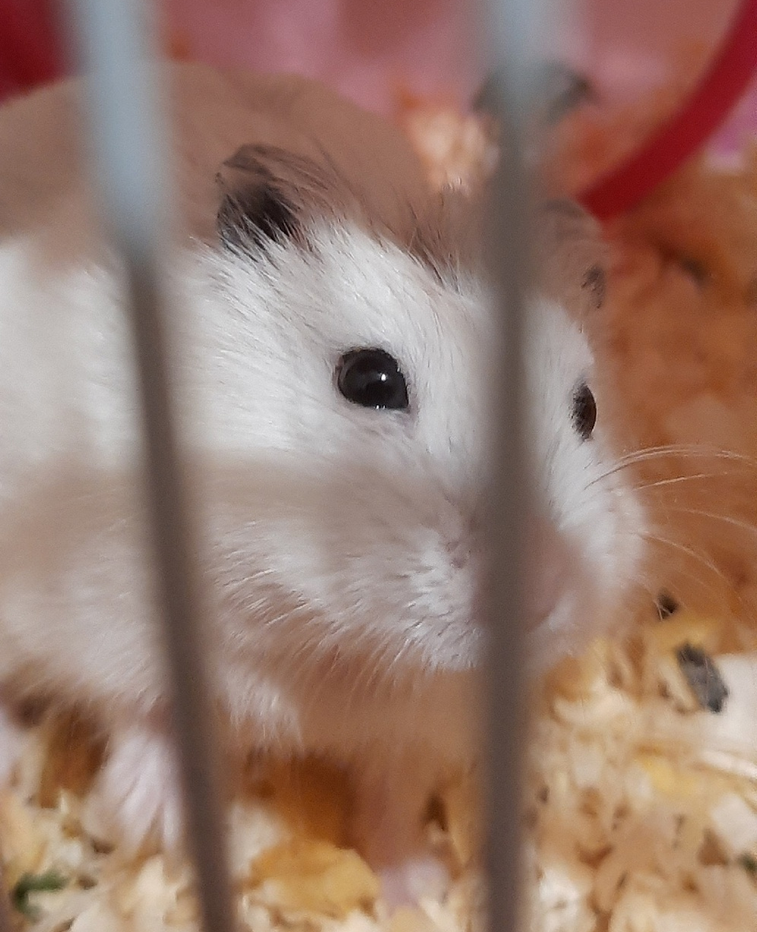
#> input picture lab1/images/img1.bmp, 757 x 932 px, shrunk from 996 x 1227 before the run, given in place of the camera
$ python t2_filter.py
#> lines starting #> are read from the running program, lines starting #| are printed output that depends on the picture; after the words box and inside, x2 and y2 are one past the last pixel; in counts of white or black regions, pixels touching at a corner belong together
import cv2
import numpy as np
import sys

COLOR_RED = 0
COLOR_GREEN = 1
COLOR_BLUE = 2
COLOR_BLACK = 3
COLOR_WHITE = 4

# В OpenCV значение Hue находится в диапозоне [0; 180]
red_bounds = (np.array([162, 52, 46]), np.array([179, 255, 255]))
green_bounds = (np.array([39, 20, 38]), np.array([88, 255, 255]))
blue_bounds = (np.array([102, 68, 89]), np.array([120, 255, 255]))
black_bounds = (np.array([0, 0, 0]), np.array([180, 28, 84]))
white_bounds = (np.array([0, 0, 174]), np.array([180, 55, 255]))


def get_color_mask(frame, color):
    if color == COLOR_RED:
        return cv2.inRange(frame, *red_bounds)
    elif color == COLOR_BLUE:
        return cv2.inRange(frame, *blue_bounds)
    elif color == COLOR_GREEN:
        return cv2.inRange(frame, *green_bounds)
    elif color == COLOR_BLACK:
        return cv2.inRange(frame, *black_bounds)
    elif color == COLOR_WHITE:
        return cv2.inRange(frame, *white_bounds)
    else:
        return np.zeros_like(frame[:, :, 0])


cap = cv2.VideoCapture(0)
if not cap.isOpened():
    print("Не удалось открыть камеру")
    sys.exit(-1)

while True:
    ret, frame = cap.read()
#> frame is the input picture: shape (932, 757, 3); mean B, G, R 109.6, 122.6, 152.9
    if not ret:
        print("Ошибка при получении кадра")
        break

    hsv_frame = cv2.cvtColor(frame, cv2.COLOR_BGR2HSV)
#> hsv_frame: shape (932, 757, 3); mean H, S, V 31.5, 78.4, 153.3

    red_mask = get_color_mask(hsv_frame, COLOR_RED)
#> in get_color_mask, `return cv2.inRange(frame, *red_bounds)`:
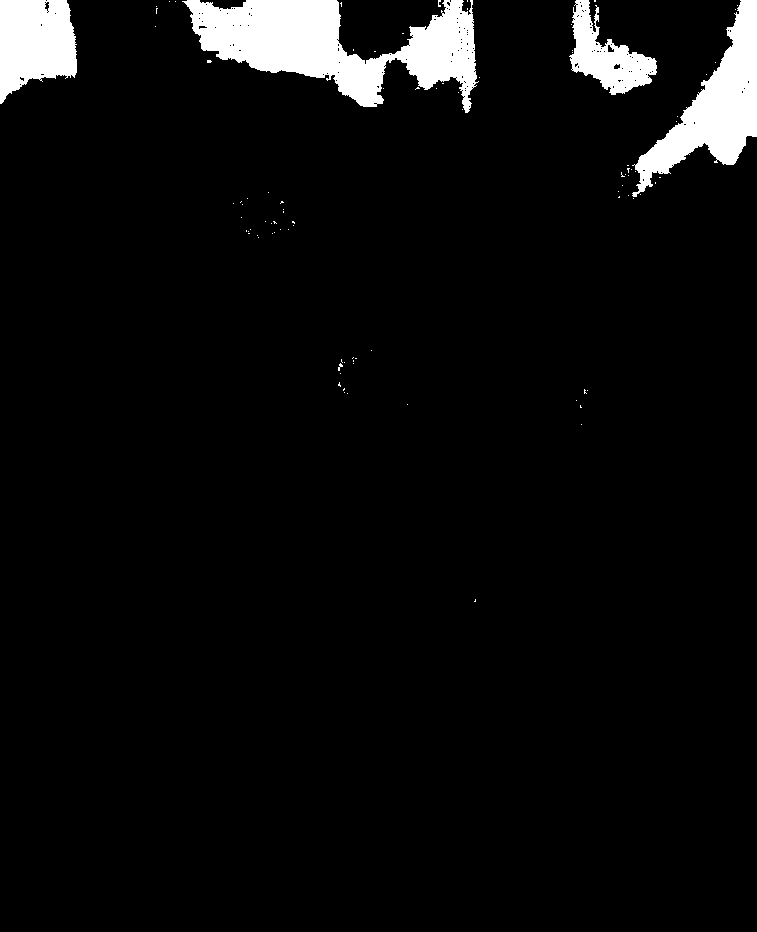
#> returned value: shape (932, 757); 5% white; 93 white regions (89 under 20 px), largest, box (x1, y1, x2, y2) and area: (182, 0, 479, 113) 16428, (632, 0, 757, 197) 8890, (0, 0, 77, 104) 6086, (569, 0, 657, 95) 3761
    green_mask = get_color_mask(hsv_frame, COLOR_GREEN)
#> in get_color_mask (call 2), `return cv2.inRange(frame, *green_bounds)`: returned value: shape (932, 757); every value is 0
    blue_mask = get_color_mask(hsv_frame, COLOR_BLUE)
    black_mask = get_color_mask(hsv_frame, COLOR_BLACK)
#> call 4 of get_color_mask, with color = 3
#> in get_color_mask (call 4), `return cv2.inRange(frame, *black_bounds)`:
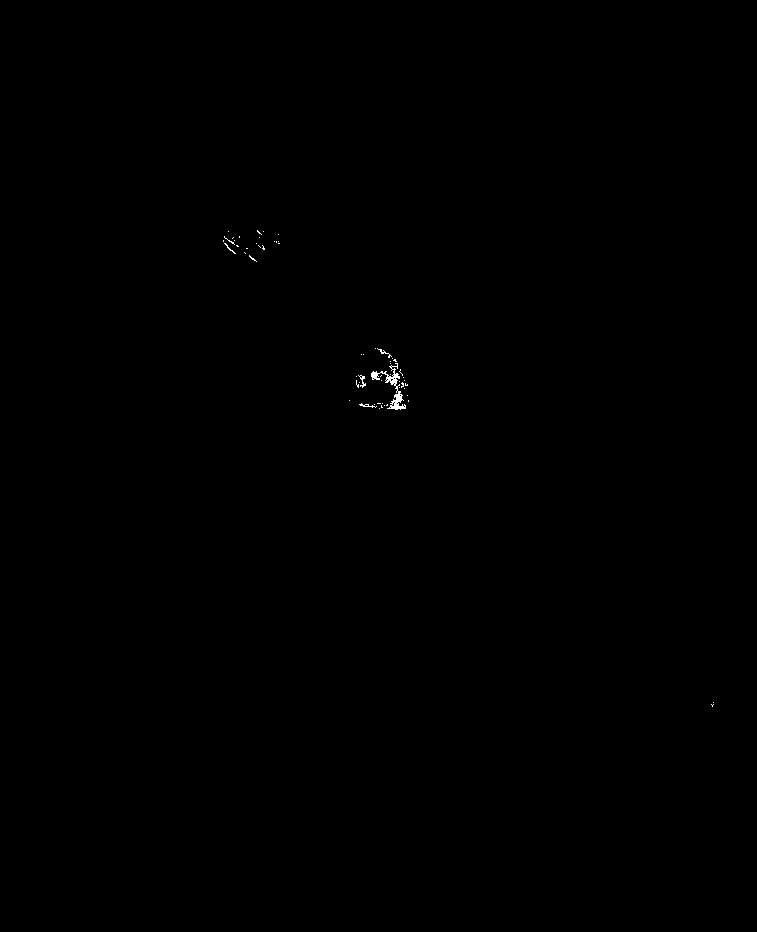
#> returned value: shape (932, 757); 0.09% white in thin lines or dots, all inside (x1, y1, x2, y2) = (223, 230, 714, 707)
    white_mask = get_color_mask(hsv_frame, COLOR_WHITE)
#> in get_color_mask (call 5), `return cv2.inRange(frame, *white_bounds)`:
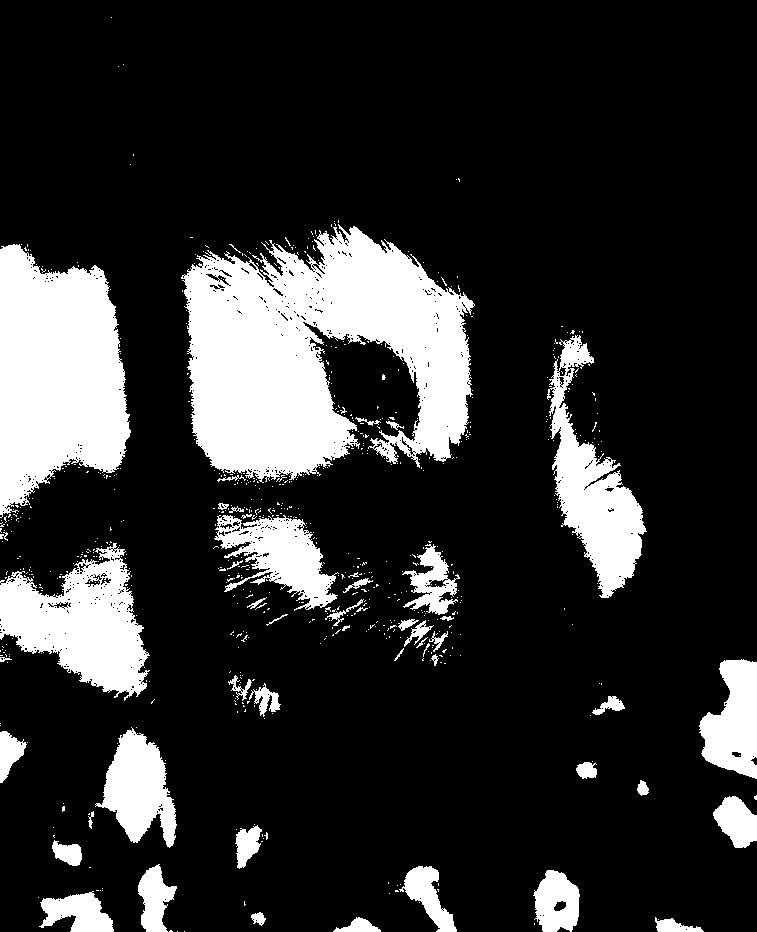
#> returned value: shape (932, 757); 18.5% white; 678 white regions (628 under 20 px), largest, box (x1, y1, x2, y2) and area: (181, 224, 475, 483) 47747, (0, 244, 131, 518) 25863, (0, 543, 150, 701) 12765

    red_output = cv2.bitwise_and(frame, frame, mask=red_mask)
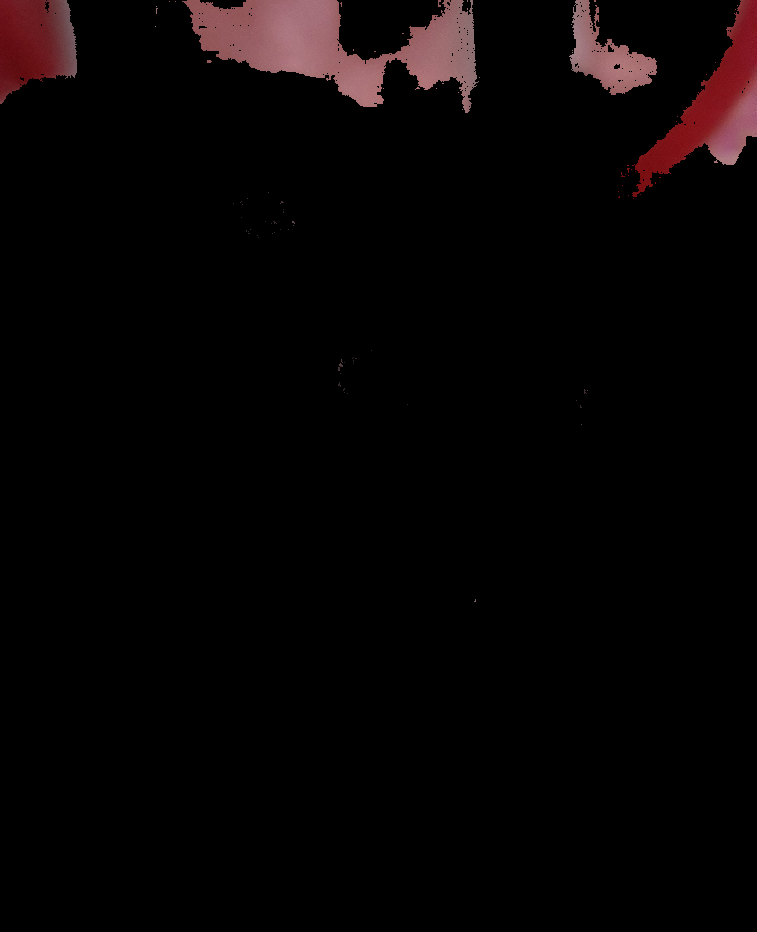
#> red_output: shape (932, 757, 3); mean B, G, R 4.1, 3.8, 7.2
    green_output = cv2.bitwise_and(frame, frame, mask=green_mask)
#> green_output: shape (932, 757, 3); every value is 0
    blue_output = cv2.bitwise_and(frame, frame, mask=blue_mask)
    black_output = cv2.bitwise_and(frame, frame, mask=black_mask)
    white_output = cv2.bitwise_and(frame, frame, mask=white_mask)
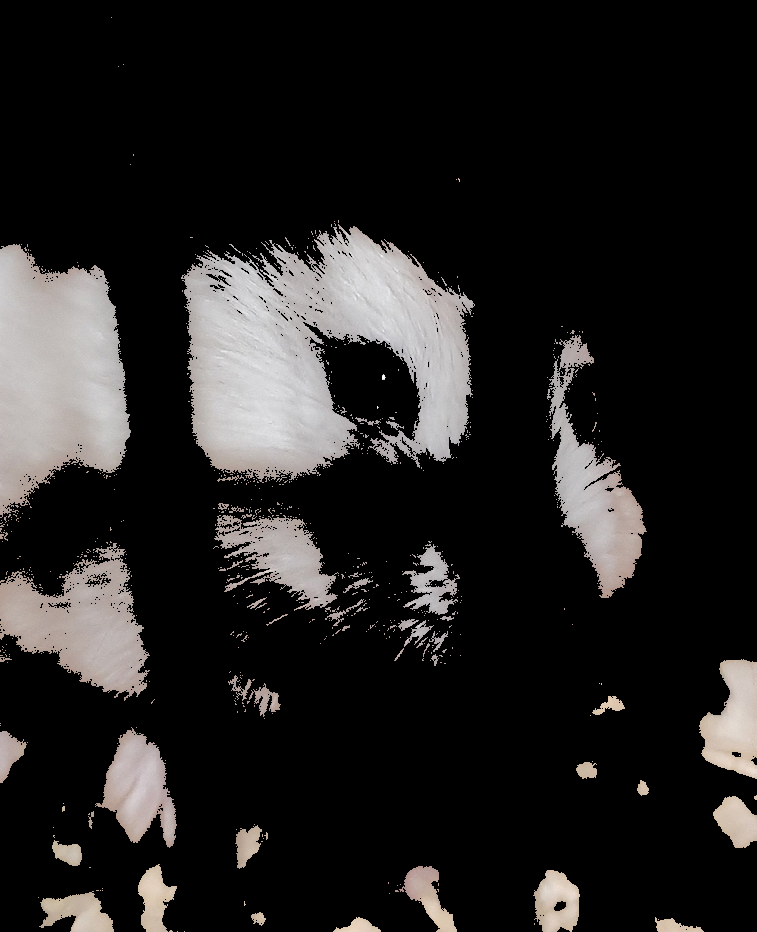
#> white_output: shape (932, 757, 3); mean B, G, R 33.3, 34, 35.5

    cv2.imshow('Source', frame)
    cv2.imshow('Red Objects', red_output)
    cv2.imshow('Green Objects', green_output)
    cv2.imshow('Blue Objects', blue_output)
    cv2.imshow('Black Objects', black_output)
    cv2.imshow('White Objects', white_output)

    if cv2.waitKey(1) & 0xFF == ord('q'):
#> (key q is pressed here)
        break

cap.release()
cv2.destroyAllWindows()
